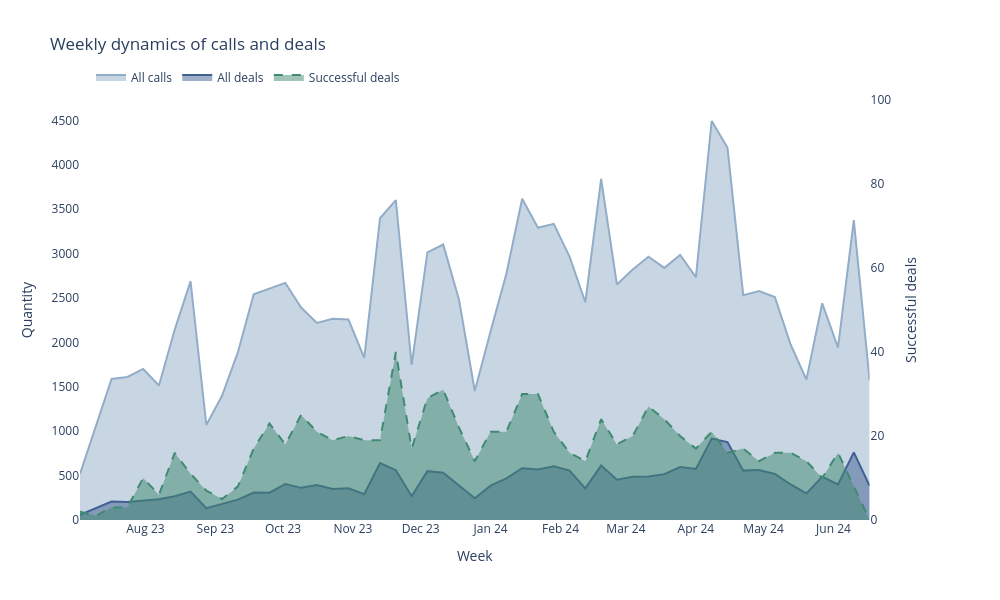

The notebook cell this image was saved under:
### Code cell
# Build the chart
fig = make_subplots(specs=[[{"secondary_y": True}]])

# Left axis: all calls and all deals (with fill)
fig.add_trace(go.Scatter(x=weekly['date'], y=weekly['total_calls'], name='All calls',
                         line=dict(color='#91ADC8', width=2), fill='tozeroy'), secondary_y=False)
fig.add_trace(go.Scatter(x=weekly['date'], y=weekly['total_deals'], name='All deals',
                         line=dict(color='#406093', width=2), fill='tozeroy'), secondary_y=False)

# Right axis: successful deals (dashed line, with fill)
fig.add_trace(go.Scatter(x=weekly['date'], y=weekly['success_deals'], name='Successful deals',
                         line=dict(color='#408A71', width=2, dash='dash'), fill='tozeroy'), secondary_y=True)

fig.update_xaxes(title_text='Week', tickformat='%b %y', dtick='M1')
fig.update_yaxes(title_text='Quantity', secondary_y=False)
fig.update_yaxes(title_text='Successful deals', secondary_y=True, range=[0, 100])
fig.update_layout(title='Weekly dynamics of calls and deals', hovermode='x unified', plot_bgcolor='white', width=1000, height=600,
                  legend=dict(orientation='h', yanchor='bottom', y=1.02, xanchor='center', x=0.2))
fig.show()
